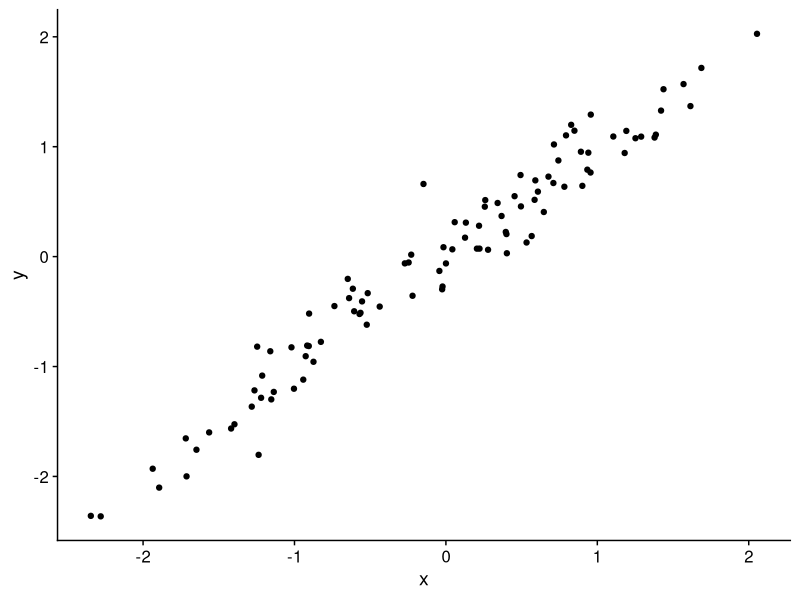

Recreate this plot in R.
## a figure 

library(dplyr)
library(ggplot2)
library(cowplot)
theme_set(theme_cowplot())

set.seed(2983)
dat <- tibble(x = rnorm(100),
              y = x + rnorm(100, sd = 0.2 ))

ggplot(dat, aes (x,y)) + 
  geom_point()

